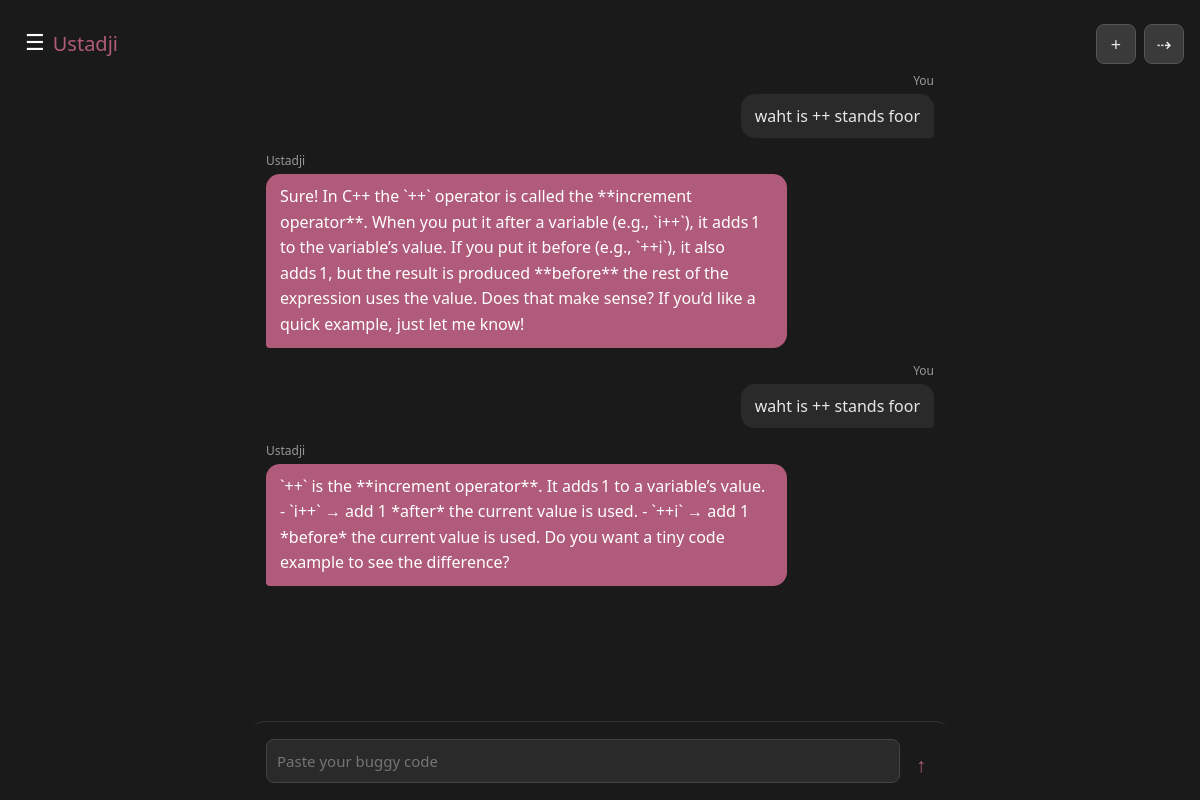
Screenshot of /tutor/13/ (signed in) with the database file from the repository.
### tutor/models.py (models this page shows, shortened)
class Message(models.Model):
    conversation = models.ForeignKey(Conversation, on_delete=models.CASCADE)
    role = models.CharField(max_length=20)
    content = models.TextField()
    timestamp = models.DateTimeField(auto_now_add=True)

### tutor/views.py (the view, shortened to what this page needs)
# urls.py: path("", views.index, name="index"),
@login_required
def index(request , conversation_id = None):
    if conversation_id is None:
        latest_convo = Conversation.objects.filter(user=request.user).order_by('-created_at').first()
    else:
        try:
            latest_convo = Conversation.objects.get(user = request.user, id = conversation_id)
        except Conversation.DoesNotExist:
            return redirect('index')
    if latest_convo is None:
        latest_convo = Conversation.objects.create(user=request.user)
        Message.objects.create(conversation=latest_convo, role="system", content=SYSTEM_PROMOT)
    profile = UserProfile.objects.get(user= request.user)
    elapsed = timezone.now() - profile.trial_start
    trial_ended = elapsed >= timedelta(days=15) or profile.message_count >= 100
    all_conversations = Conversation.objects.filter(user=request.user).order_by('-created_at')
    conversation_list = [(convo, get_conversation_title(convo)) for convo in all_conversations]
    messages = Message.objects.filter(conversation=latest_convo)
    return render(request, "tutor/index.html", {"messages": messages, "all_conversations": conversation_list})

### tutor/views.py (called while the page is built)
def get_conversation_title(convo):
    first_message = Message.objects.filter(conversation=convo, role="user").order_by('timestamp').first()
    if first_message:
        return first_message.content[:40]
    return "New Conversation"

### tutor/templates/tutor/index.html (shortened to what this page needs)
{% extends 'tutor/base.html' %} {% block content %} {% if not trial_ended %}
<form method="post" class="input-bar">
  <textarea
    name="code"
    id="code_submit"
    placeholder="Paste your buggy code"
    rows="1"
  ></textarea>
  <button type="submit" class="send-icon-btn" title="Send">&#8593;</button>
</form>
{% endif %}{% for code in messages %}
  {% if code.role == "user" %}
    <div class="message-row" style="align-items: flex-end;">
      <span class="message-label">You</span>
      <div class="user-message">{{ code.content }}</div>
    </div>
  {% endif %}
  {% if code.role == "assistant" %}
    <div class="message-row" style="align-items: flex-start;">
      <span class="message-label">Ustadji</span>
      <div class="assistant-message">{{ code.content }}</div>
    </div>
  {% endif %}
{% endfor %}
  <div class="floating-actions">
    <a
      href="{% url 'new_conversation' %}"
      class="icon-button new_convo"
      title="New Conversation"
      >+</a
    >
    <form action="{% url 'logout' %}" method="post" class="icon-form">
      <button type="submit" class="icon-button logout-icon" title="Logout">
        &#8674;
      </button>
    </form>
  </div>
  {% endblock %}

### tutor/templates/tutor/base.html (style rules this page uses)
body { background-color: #1a1a1a; color: #e8e8e8; font-family: system-ui, sans-serif; margin: 0; padding: 16px; padding-top: 72px; max-width: 700px; margin-left: auto; margin-right: auto; padding-bottom: 80px; }
textarea { width: 100%; box-sizing: border-box; background-color: #2a2a2a; color: #e8e8e8; border: 1px solid #444; border-radius: 8px; padding: 10px; font-family: inherit; font-size: 15px; }
button { background-color: #3a3a3a; color: #e8e8e8; border: 1px solid #555; border-radius: 8px; padding: 8px 16px; margin-top: 8px; cursor: pointer; }
.floating-actions { position: fixed; top: 16px; right: 16px; display: flex; gap: 8px; z-index: 100; }
.icon-form { margin: 0; }
.icon-button { display: flex; align-items: center; justify-content: center; width: 40px; height: 40px; color: #e8e8e8; font-size: 18px; text-decoration: none; cursor: pointer; }
.new_convo { background-color: #3a3a3a; color: #e8e8e8; border: 1px solid #555; border-radius: 8px; padding: 0px; margin-top: 8px; }
.input-bar { position: fixed; bottom: 0; left: 0; right: 0; margin: 0 auto; max-width: 700px; display: flex; align-items: center; gap: 8px; padding: 12px 16px; background-color: #1a1a1a; border-top: 1px solid #333; border-radius: 0.938rem; }
.input-bar textarea { flex: 1; resize: none; max-height: 120px; }
.send-icon-btn { background: transparent; border: none; color: #b15b7a; font-size: 20px; cursor: pointer; padding: 8px; }
.message-row { display: flex; flex-direction: column; margin-bottom: 14px; }
.message-label { font-size: 12px; color: #999; margin-bottom: 4px; }
.user-message { align-self: flex-end; background-color: #2a2a2a; color: #e8e8e8; padding: 10px 14px; border-radius: 14px 14px 4px 14px; }
.assistant-message { align-self: flex-start; background-color: #b15b7a; color: #fff; padding: 10px 14px; border-radius: 14px 14px 14px 4px; line-height: 1.6; }
.user-message, .assistant-message { max-width: 78%; width: fit-content; }

### rows the page displays
Message: content "waht is ++ stands foor"
Message: content "Sure! In C++ the `++` operator is called the **increment operator**. When you put it after a variable (e.g., `i++`), it adds 1 to the variable’s value. If you put it before (e.g., `++i`), it also adds 1, but the result is produced **before** the rest of the expression uses the value. Does that make sense? If you’d like a quick example, just let me know!"
Message: content "waht is ++ stands foor"
Message: content "`++` is the **increment operator**. It adds 1 to a variable’s value. - `i++` → add 1 *after* the current value is used. - `++i` → add 1 *before* the current value is used. Do you want a tiny code example to see the difference?"
